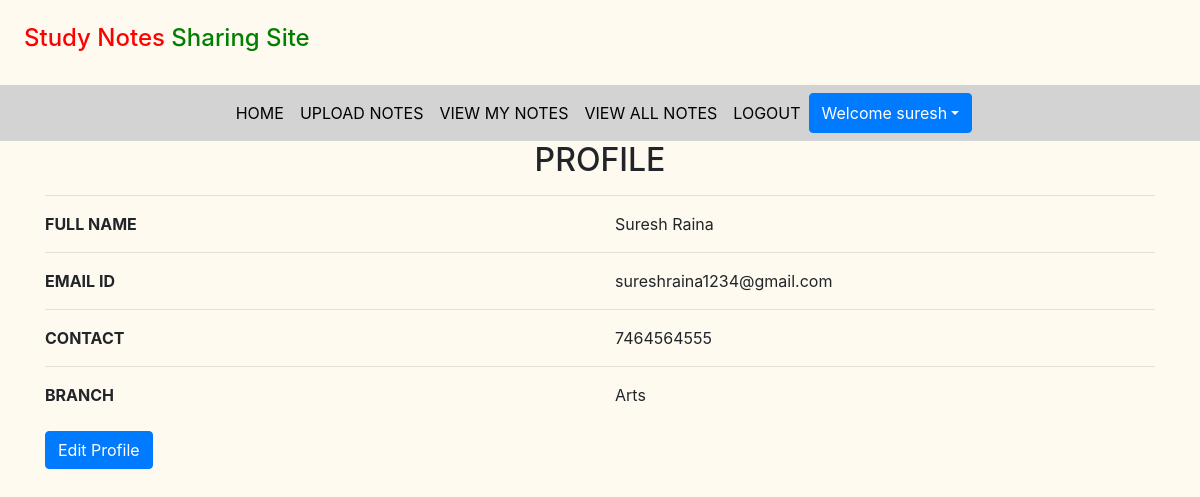
The page /profile (signed in) on the database its author committed.
### notes/models.py (models this page shows, shortened)
class Signup(models.Model):
    user=models.ForeignKey(User,on_delete=models.CASCADE)
    contact=models.CharField(max_length=10)
    branch = models.CharField(max_length=30)
    role = models.CharField(max_length=15)

### notes/views.py (the view)
# urls.py: path('profile',profile, name='profile'),
def profile(request):
    if not request.user.is_authenticated:
        return redirect('login')
    user=User.objects.get(id=request.user.id)
    data = Signup.objects.get(user=user)
    d={'data':data,'user':user}
    return render(request,'profile.html',d)

### notes/template/profile.html
{% extends 'usernavigation.html'%}
{% load static %}
{% block body %}
<div class="container">
    <h2 class="text-center">PROFILE</h2>
    <hr>
    <div class="row">
        <div class="col-md-6">
            <b>FULL NAME</b>
        </div>
         <div class="col-md-6" style="text-transform: capitalize">
             {{data.user.first_name}} {{data.user.last_name}}
        </div>
    </div>
    <hr>
     <div class="row">
        <div class="col-md-6">
            <b>EMAIL ID</b>
        </div>
         <div class="col-md-6">
             {{data.user.username}}
        </div>
    </div>
    <hr>
     <div class="row">
        <div class="col-md-6">
            <b>CONTACT</b>
        </div>
         <div class="col-md-6">
             {{data.contact}}
        </div>
     </div>
    <hr>
    <div class="row">
        <div class="col-md-6">
            <b>BRANCH</b>
        </div>
         <div class="col-md-6">
             {{data.branch}}
        </div>
     </div>
<br>
    <a href="{% url 'edit_profile' %}" class="btn btn-primary ">Edit Profile</a>
</div>
{% endblock %}

### notes/template/usernavigation.html (shortened to what this page needs)
<!DOCTYPE html>
<html lang="en">
<head>
    {% load static %}
  <link rel="stylesheet" href="https://maxcdn.bootstrapcdn.com/bootstrap/4.3.1/css/bootstrap.min.css">
  <link rel="stylesheet" href="https://use.fontawesome.com/releases/v5.6.3/css/all.css"></head>
 <link rel="stylesheet" href="{%static 'css/mystyle.css'%}">
<body>
<h4 style="padding:2%">
    <span style="color:red">Study Notes</span> <span style="color:green">Sharing Site</span>
</h4>
<nav class="navbar navbar-expand-sm justify-content-center" style="background-color: lightgrey">
<ul class="navbar-nav">
    <li class="navbar-item">
        <a class="nav-link" href="{% url 'profile'%}">HOME</a>
    </li>
    <li class="navbar-item">
        <a class="nav-link" href="{% url 'upload_notes'%}">UPLOAD NOTES</a>
    </li>
    <li class="navbar-item">
        <a class="nav-link" href="{% url 'view_mynotes'%}">VIEW MY NOTES</a>
    </li>
    <li class="navbar-item">
        <a class="nav-link" href="{% url 'viewallnotes'%}">VIEW ALL NOTES</a>
    </li>
    <li class="navbar-item">
        <a class="nav-link" href="{% url 'logout'%}">LOGOUT</a>
    </li>
    <div class="btn-group">
        <button type="button" class="btn btn-primary dropdown-toggle" data-toggle="dropdown"> Welcome {{request.user.first_name}}</button>
    </div>
</ul>
</nav>
</body>
</html>
{% block body%}
{% endblock %}

### notes/static/css/mystyle.css (style rules this page uses)
body { padding:0; margin:0; background-color:floralwhite; }
.nav-link { color:black }

### rows shown on the page
Signup: user.first_name "Suresh", user.last_name "Raina", user.username "sureshraina1234@gmail.com", contact "7464564555", branch "Arts"

### other values the page prints
{{ request.user.first_name }} "suresh"
